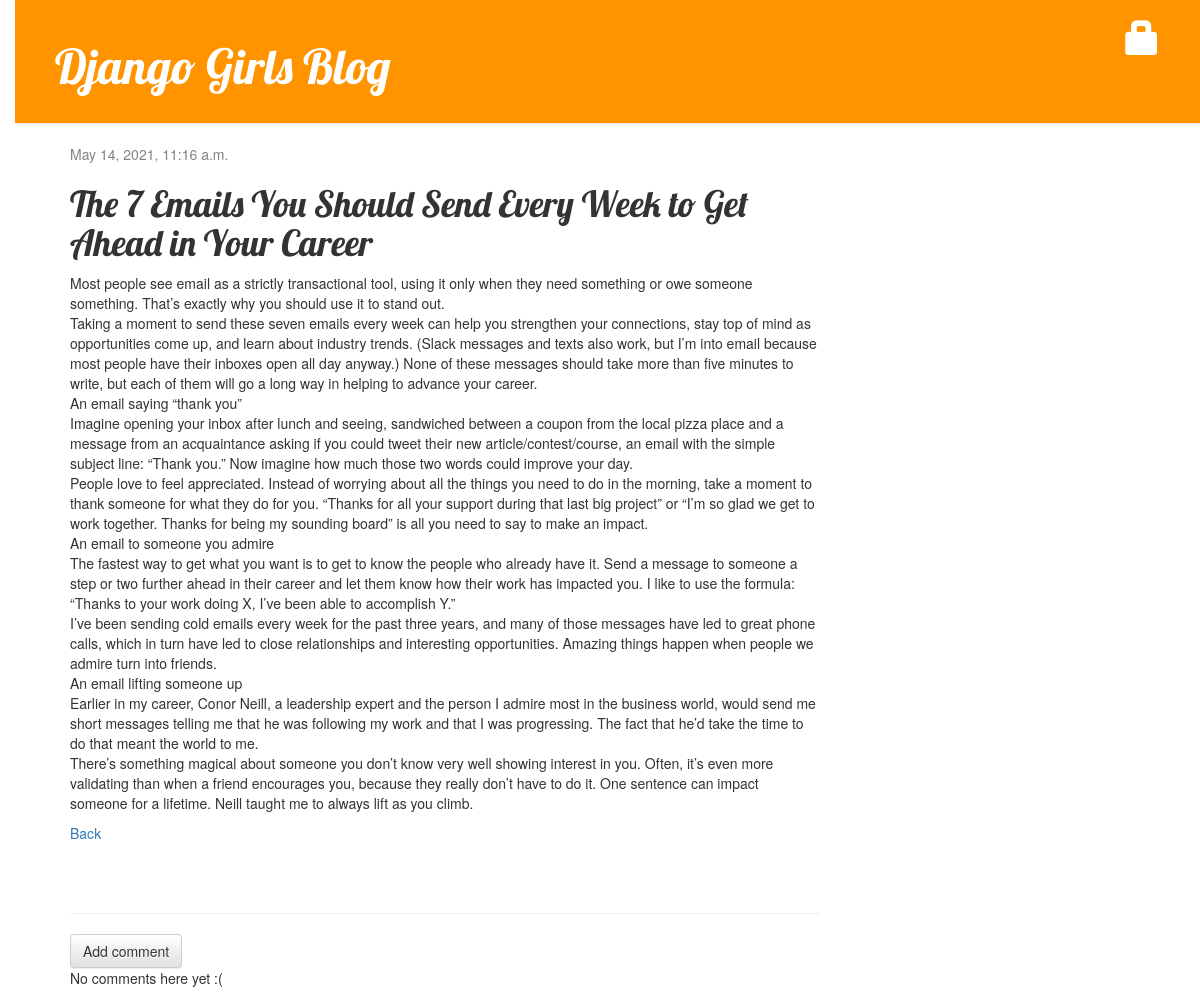
The app's page /post/2/ with its own data.
### blog/models.py (models this page shows, shortened)
class Post(models.Model):
	author = models.ForeignKey('auth.User', on_delete=models.CASCADE)
	title  = models.CharField(max_length=200)
	text   = models.TextField()
	created_date = models.DateTimeField(default = timezone.now)
	published_date = models.DateTimeField(blank=True, null=True)

### blog/views.py (the view)
# urls.py: path('post/<int:pk>/', views.post_detail, name='post_detail'),
def post_detail(request, pk):
	post = get_object_or_404(Post, pk=pk)
	return render(request, 'blog/post_detail.html', {'post': post})

### blog/templates/blog/post_detail.html (shortened to what this page needs)
{% extends 'blog/base.html' %}
{% block content %}
    <div class="post">
        {% if post.published_date %}
            <div class="date">
                {{ post.published_date }}
            </div>
        {% else %}
        	<a class="btn btn-default" href="{% url 'post_publish' pk=post.pk %}">Publish</a>
        {% endif %}
        <h1>{{ post.title }}</h1>
        <p>{{ post.text|linebreaksbr }}</p>
        <a href="{% url 'post_list' %}">Back</a>
    </div>
		    <hr>
		    <a class="btn btn-default" href="{% url 'add_comment_to_post' pk=post.pk %}">Add comment</a>
		{% for comment in post.comments.all %}
    {% if user.is_authenticated or comment.approved_comment %}
    <div class="comment">
        <div class="date">
            {{ comment.created_date }}
            {% if not comment.approved_comment %}
                <a class="btn btn-default" href="{% url 'comment_remove' pk=comment.pk %}"><span class="glyphicon glyphicon-remove"></span></a>
                <a class="btn btn-default" href="{% url 'comment_approve' pk=comment.pk %}"><span class="glyphicon glyphicon-ok"></span></a>
            {% endif %}
        </div>
        <strong>{{ comment.author }}</strong>
        <p>{{ comment.text|linebreaks }}</p>
    </div>
    {% endif %}
{% empty %}
    <p>No comments here yet :(</p>
{% endfor %}
{% endblock %}

### blog/static/css/blog.css (style rules this page uses)
body { padding-left: 15px; }
h1, h2, h3, h4 { font-family: 'Lobster', cursive; }
.date { color: #828282; }
.post { margin-bottom: 70px; }

### records on screen
Post: published_date "May 14, 2021, 11:16 a.m.", title "The 7 Emails You Should Send Every Week to Get Ahead in Your Career", text "Most people see email as a strictly transactional tool, using it only when they need something or owe someone something. That’s exactly why you should use it to stand out. Taking a moment to send these seven emails every week can help you strengthen your connections, stay top of mind as opportunities come up, and learn about industry trends. (Slack messages and texts also work, but I’m into email because most people have their inboxes open all day anyway.) None of these messages should take more than five minutes to write, but each of them will go a long way in helping to advance your career. An email saying “thank you” Imagine opening your inbox after lunch and seeing, sandwiched between a…"
